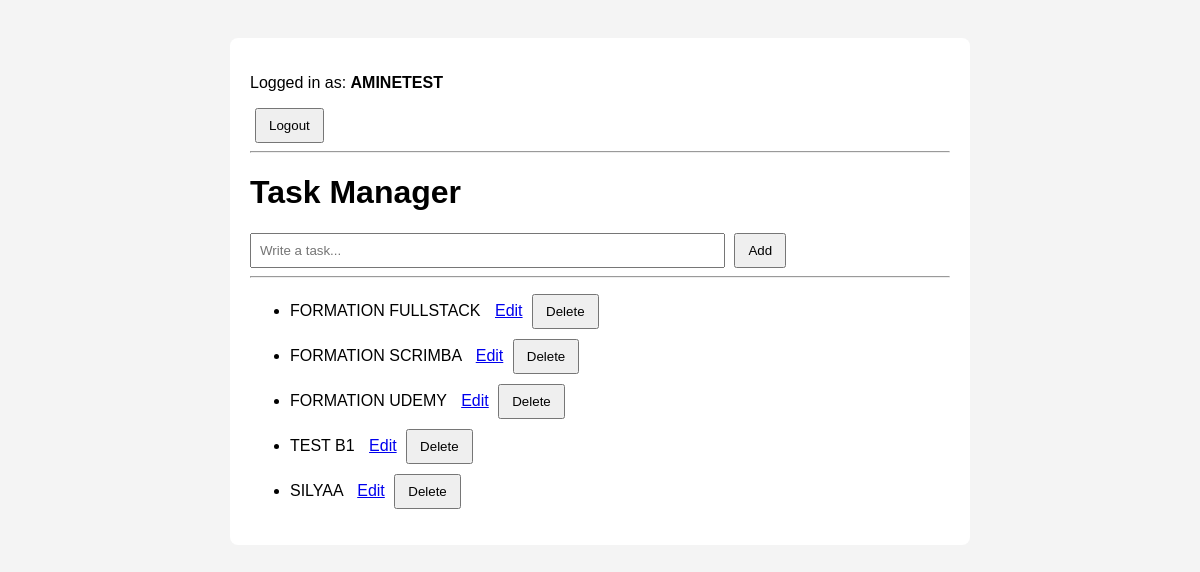
The page / (signed in) on the database its author committed.
### tables this page shows
CREATE TABLE tasks (
            id INTEGER PRIMARY KEY AUTOINCREMENT,
            task TEXT NOT NULL
        );

### app.py (the view)
@app.route("/", methods=["GET"])
def home():
    conn = get_connection()
    tasks = conn.execute("SELECT id, task FROM tasks ORDER BY id DESC").fetchall()
    conn.close()
    return render_template("index.html", tasks=tasks)

### app.py (called while the page is built)
def get_connection():
    conn = sqlite3.connect(DB_NAME)
    conn.row_factory = sqlite3.Row
    return conn

### templates/index.html
{% extends "base.html" %}
{% block content %}
<p>
  Logged in as: <b>{{ session.get("username", "Guest") }}</b>
</p>
{% if session.get("user_id") %}
<form action="{{ url_for('logout') }}" method="POST">
  <button type="submit">Logout</button>
</form>
{% else %}
<p><a href="{{ url_for('login') }}">Login</a> | <a href="{{ url_for('register') }}">Register</a></p>
{% endif %}
<hr>
<h1>Task Manager</h1>
<form action="{{ url_for('add') }}" method="POST">
  <input type="text" name="task" placeholder="Write a task..." required>
  <button type="submit">Add</button>
</form>
<hr>
<ul>
  {% for t in tasks %}
    <li>
      {{ t["task"] }}
      <a href="{{ url_for('edit', task_id=t['id']) }}">Edit</a>
      <form action="{{ url_for('delete', task_id=t['id']) }}" method="POST" style="display:inline;">
        <button type="submit">Delete</button>
      </form>
    </li>
  {% endfor %}
</ul>
{% endblock %}

### static/style.css (style rules this page uses)
body { font-family: Arial, sans-serif; padding: 30px; background: #f4f4f4; }
input { padding: 8px; width: 65%; }
button { padding: 8px 12px; margin-left: 5px; }
li { margin: 10px 0; }
a { margin-left: 10px; }

### rows shown on the page
tasks: task "FORMATION FULLSTACK"
tasks: task "FORMATION SCRIMBA"
tasks: task "FORMATION UDEMY"
tasks: task "TEST B1"
tasks: task "SILYAA"

### other values the page prints
{{ session.get("username", "Guest") }} "AMINETEST"
